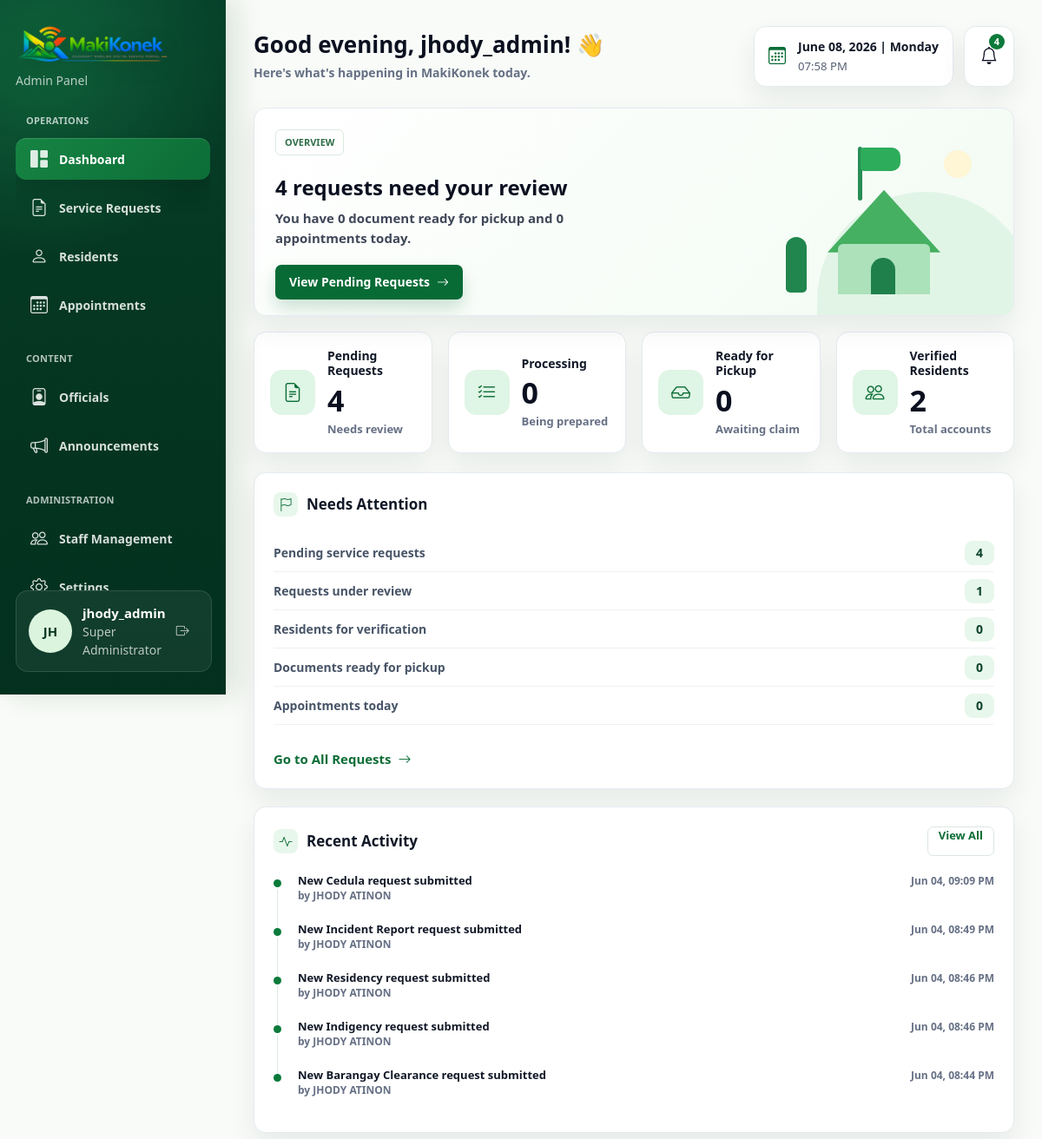
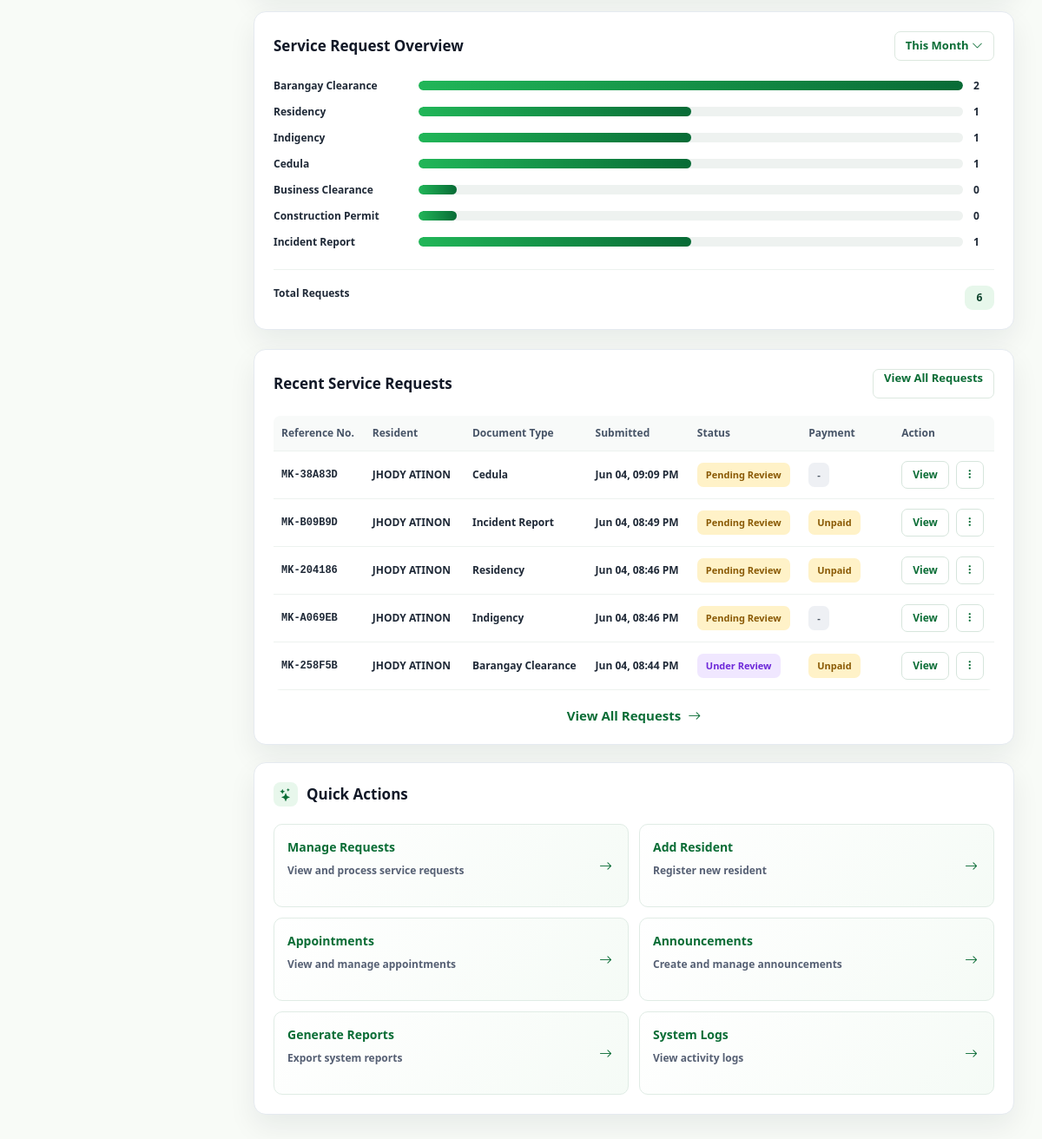
Page /Web_App/admin/dashboard.php (signed in) on the earlier database version (2 pictures, top to bottom).
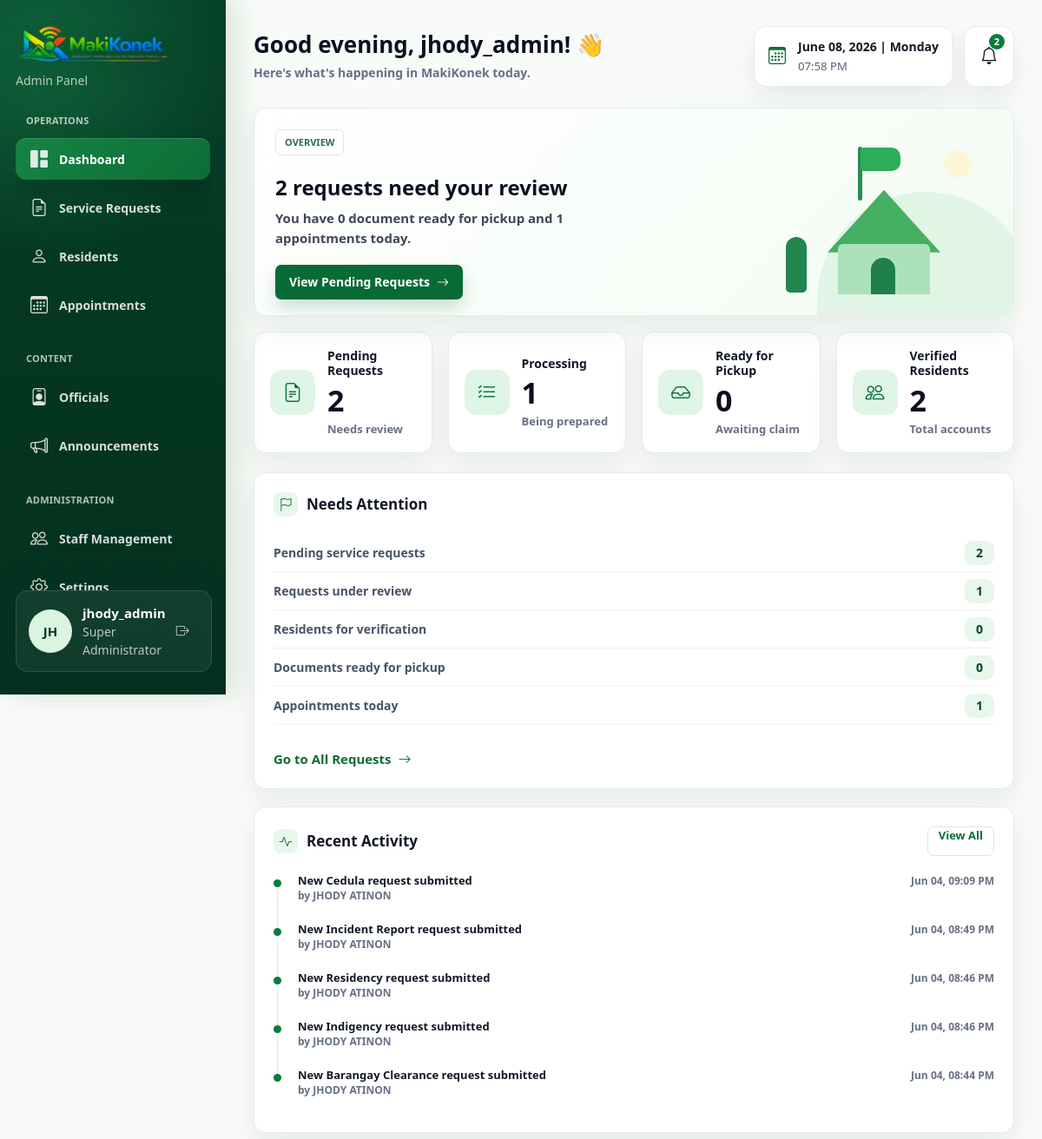
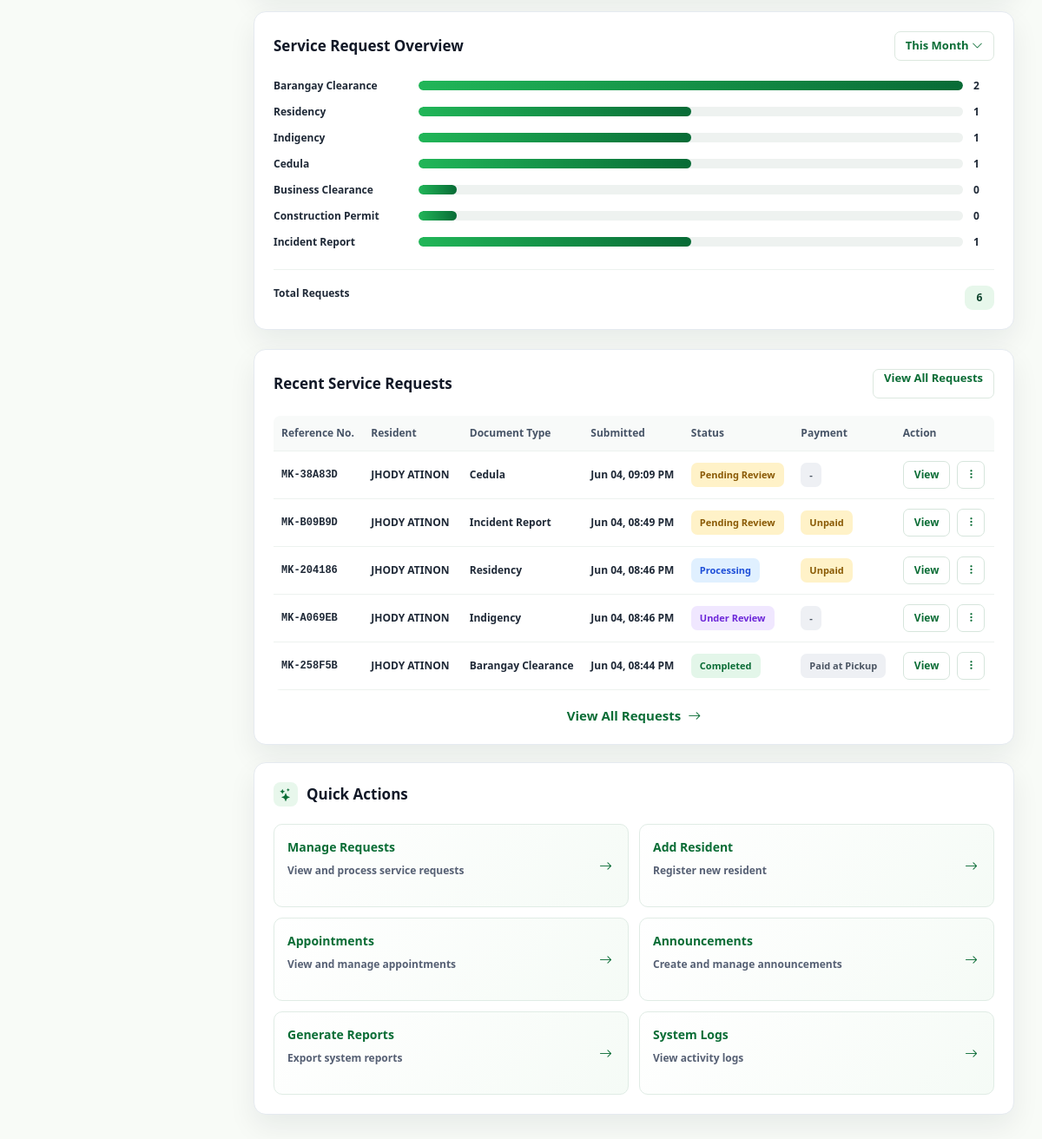
Same page on the later database version (2 pictures, top to bottom).
### tables this page shows
CREATE TABLE `service_requests` (
  `request_id` int(11) NOT NULL,
  `user_id` int(11) NOT NULL,
  `document_type_id` int(11) NOT NULL,
  `reference_no` varchar(20) NOT NULL,
  `purpose` text NOT NULL,
  `document_fee` decimal(10,2) NOT NULL DEFAULT 0.00,
  `payment_method` varchar(20) DEFAULT 'cash',
  `payment_receipt_path` varchar(255) DEFAULT NULL,
  `payment_status` varchar(30) DEFAULT 'Unpaid',
  `id_path` varchar(255) NOT NULL,
  `status` varchar(20) DEFAULT 'Pending',
  `process_status` varchar(30) DEFAULT 'Pending',
  `created_at` timestamp NOT NULL DEFAULT current_timestamp()
);

CREATE TABLE `user_profiles` (
  `profile_id` int(11) NOT NULL,
  `user_id` int(11) NOT NULL,
  `first_name` varchar(100) NOT NULL,
  `last_name` varchar(100) NOT NULL,
  `middle_name` varchar(100) DEFAULT NULL,
  `suffix` varchar(20) DEFAULT NULL,
  `avatar_path` varchar(255) DEFAULT NULL,
  `sex` varchar(20) DEFAULT NULL,
  `civil_status` varchar(50) DEFAULT NULL,
  `birth_date` date DEFAULT NULL,
  `birth_place` varchar(150) DEFAULT NULL,
  `religion` varchar(100) DEFAULT NULL,
  `nationality` varchar(100) DEFAULT NULL,
  `mobile_number` varchar(20) DEFAULT NULL,
  `house_no` varchar(50) DEFAULT NULL,
  `street` varchar(100) DEFAULT NULL,
  `purok_no` varchar(50) DEFAULT NULL,
  `subdivision` varchar(100) DEFAULT NULL,
  `years_residency` int(11) DEFAULT NULL,
  `employed_status` varchar(50) DEFAULT NULL,
  `date_registration` date DEFAULT NULL,
  `updated_at` timestamp NOT NULL DEFAULT current_timestamp() ON UPDATE current_timestamp()
);

CREATE TABLE `document_types` (
  `document_type_id` int(11) NOT NULL,
  `category` varchar(50) NOT NULL,
  `name` varchar(100) NOT NULL,
  `description` text DEFAULT NULL,
  `base_fee` decimal(10,2) DEFAULT 0.00
);

### Web_App/admin/dashboard.php (the view, shortened to what the changed rows need)
<?php
require_once __DIR__ . '/../includes/db_connect.php';
$admin_username = $_SESSION['admin_username'] ?? 'Admin';
$admin_display_name = $admin_username !== '' ? $admin_username : 'Admin';
$hour = (int)date('G');
$greeting = $hour < 12 ? 'Good morning' : ($hour < 18 ? 'Good afternoon' : 'Good evening');
function dashboardScalar(mysqli $conn, string $query): int
{
    $result = mysqli_query($conn, $query);
    $row = mysqli_fetch_assoc($result);
    return (int)($row['total'] ?? 0);
}
function normalizeDashboardStatus(string $status, string $process_status = ''): string
{
    $normalized = strtoupper(trim($status));
    foreach ([
        'PENDING' => 'Pending',
        'UNDER REVIEW' => 'Under Review',
        'PROCESSING' => 'Processing',
        'READY FOR PICKUP' => 'Ready for Pickup',
        'COMPLETED' => 'Completed',
        'REJECTED' => 'Rejected',
    ] as $key => $label) {
        if ($normalized === $key) {
            return $label;
        }
    }
    return $status !== '' ? $status : 'Pending';
}
function dashboardStatusLabel(string $status): string
{
    return $status === 'Pending' ? 'Pending Review' : $status;
}
function dashboardStatusClass(string $status): string
{
    $normalized = strtoupper($status);
    if ($normalized === 'UNDER REVIEW') return 'dash-badge-review';
    if ($normalized === 'PROCESSING') return 'dash-badge-processing';
    if ($normalized === 'COMPLETED') return 'dash-badge-completed';
    return 'dash-badge-pending';
}
function normalizeDashboardPayment(?string $status, ?string $method = '', float $fee = 0): string
{
    $normalized = strtoupper(trim((string)$status));
    if ($fee <= 0) {
        return '-';
    }
    if ($normalized === 'CASH ON PICKUP' || $normalized === 'PENDING PAYMENT' || $normalized === 'UNPAID') {
        return 'Unpaid';
    }
    if ($normalized === 'CASH RECEIVED' || $normalized === 'PAID UPON PICKUP' || $normalized === 'PAID AT PICKUP') {
        return 'Paid at Pickup';
    }
    return trim((string)$status) !== '' ? trim((string)$status) : 'Unpaid';
}
function dashboardPaymentClass(string $status): string
{
    $normalized = strtoupper($status);
    if ($normalized === '-') return 'dash-badge-empty';
    if ($normalized === 'PAID AT PICKUP') return 'dash-badge-paid-pickup';
    return 'dash-badge-payment-due';
}
function dashboardDocShortName(string $name): string
{
    $map = [
        'Certificate of Residency' => 'Residency',
        'Certificate of Indigency' => 'Indigency',
        'Building/Construction Permit' => 'Construction Permit',
        'Barangay Clearance' => 'Barangay Clearance',
        'Business Clearance' => 'Business Clearance',
        'Cedula' => 'Cedula',
        'Incident Report' => 'Incident Report',
    ];
    return $map[$name] ?? $name;
}
$pending_requests = dashboardScalar($conn, "SELECT COUNT(request_id) AS total FROM service_requests WHERE UPPER(status) = 'PENDING'");
$processing_count = dashboardScalar($conn, "SELECT COUNT(request_id) AS total FROM service_requests WHERE status = 'Processing' OR (UPPER(status) = 'APPROVED' AND process_status = 'PROCESSING')");
$ready_count = dashboardScalar($conn, "SELECT COUNT(request_id) AS total FROM service_requests WHERE status = 'Ready for Pickup' OR process_status = 'READY FOR PICKUP'");
$appointments_today = dashboardScalar($conn, "SELECT COUNT(reservation_id) AS total FROM facility_reservations WHERE reservation_date = CURRENT_DATE() AND UPPER(status) NOT IN ('CANCELLED', 'REJECTED')");
$notification_count = min(9, $pending_requests + $ready_count);
$recent_query = "
    SELECT sr.request_id, sr.reference_no, sr.created_at, sr.status, sr.process_status, sr.document_fee,
           sr.payment_method, sr.payment_status, dt.name AS document_type, p.first_name, p.last_name
    FROM service_requests sr
    JOIN document_types dt ON sr.document_type_id = dt.document_type_id
    JOIN user_profiles p ON sr.user_id = p.user_id
    ORDER BY sr.created_at DESC
    LIMIT 5
";
$recent_result = mysqli_query($conn, $recent_query);
$recent_requests = [];
if ($recent_result) {
    while ($row = mysqli_fetch_assoc($recent_result)) {
        $recent_requests[] = $row;
    }
}
?>
<!DOCTYPE html>
<html lang="en" data-bs-theme="light">
<head>
    <link href="https://cdn.jsdelivr.net/npm/bootstrap@5.3.0/dist/css/bootstrap.min.css" rel="stylesheet">
    <link rel="stylesheet" href="https://cdn.jsdelivr.net/npm/bootstrap-icons@1.10.5/font/bootstrap-icons.css">
    <link rel="stylesheet" href="../assets/css/admin.css?v=20260608l">
</head>
<body class="dashboard-body">
    <main class="main-content dashboard-main">
        <header class="dashboard-header">
            <div>
                <h1><?php echo htmlspecialchars($greeting); ?>, <?php echo htmlspecialchars($admin_display_name); ?>! <span aria-hidden="true">&#128075;</span></h1>
            </div>
            <div class="dashboard-header-tools">
                <button class="dashboard-notification" type="button" aria-label="Notifications">
                    <i class="bi bi-bell"></i>
                    <?php if ($notification_count > 0): ?>
                        <span><?php echo $notification_count; ?></span>
                    <?php endif; ?>
                </button>
            </div>
        </header>
        <section class="dashboard-top-grid" aria-label="Dashboard overview">
            <article class="bento-card overview-hero">
                <div class="overview-copy">
                    <span class="eyebrow">Overview</span>
                    <h2><?php echo $pending_requests; ?> requests need your review</h2>
                    <p>You have <?php echo $ready_count; ?> document ready for pickup and <?php echo $appointments_today; ?> appointments today.</p>
                    <a href="manage_requests.php" class="dashboard-primary-action">View Pending Requests <i class="bi bi-arrow-right"></i></a>
                </div>
            </article>
            <article class="bento-card kpi-card">
                <div>
                    <h3>Pending Requests</h3>
                    <strong><?php echo $pending_requests; ?></strong>
                    <p>Needs review</p>
                </div>
            </article>
            <article class="bento-card kpi-card">
                <div>
                    <h3>Processing</h3>
                    <strong><?php echo $processing_count; ?></strong>
                    <p>Being prepared</p>
                </div>
            </article>
        </section>
        <section class="dashboard-mid-grid" aria-label="Operational summary">
            <article class="bento-card attention-card">
                <div class="card-heading">
                    <h2><span><i class="bi bi-flag"></i></span> Needs Attention</h2>
                </div>
                <ul class="attention-list">
                    <li><span>Pending service requests</span><strong><?php echo $pending_requests; ?></strong></li>
                    <li><span>Appointments today</span><strong><?php echo $appointments_today; ?></strong></li>
                </ul>
            </article>
            <article class="bento-card activity-card">
                <div class="card-heading">
                    <h2><span><i class="bi bi-activity"></i></span> Recent Activity</h2>
                </div>
            </article>
            <article class="bento-card overview-card">
                <div class="card-heading">
                    <h2>Service Request Overview</h2>
                </div>
            </article>
        </section>
        <section class="dashboard-bottom-grid" aria-label="Recent requests and quick actions">
            <article class="bento-card recent-requests-card">
                <div class="card-heading">
                    <h2>Recent Service Requests</h2>
                </div>
                <div class="table-responsive dashboard-table-wrap">
                    <table class="dashboard-table">
                        <thead>
                            <tr>
                                <th>Reference No.</th>
                                <th>Resident</th>
                                <th>Document Type</th>
                                <th>Submitted</th>
                                <th>Status</th>
                                <th>Payment</th>
                                <th>Action</th>
                            </tr>
                        </thead>
                        <tbody>
                            <?php if (!empty($recent_requests)): ?>
                                <?php foreach ($recent_requests as $row):
                                    $status = normalizeDashboardStatus($row['status'], $row['process_status']);
                                    $payment = normalizeDashboardPayment($row['payment_status'] ?? '', $row['payment_method'] ?? '', (float)$row['document_fee']);
                                ?>
                                    <tr>
                                        <td class="font-monospace fw-bold"><?php echo htmlspecialchars($row['reference_no']); ?></td>
                                        <td><?php echo htmlspecialchars($row['first_name'] . ' ' . $row['last_name']); ?></td>
                                        <td><?php echo htmlspecialchars(dashboardDocShortName($row['document_type'])); ?></td>
                                        <td><?php echo date('M d, h:i A', strtotime($row['created_at'])); ?></td>
                                        <td><span class="dash-badge <?php echo dashboardStatusClass($status); ?>"><?php echo htmlspecialchars(dashboardStatusLabel($status)); ?></span></td>
                                        <td><span class="dash-badge <?php echo dashboardPaymentClass($payment); ?>"><?php echo htmlspecialchars($payment); ?></span></td>
                                        <td>
                                            <div class="dashboard-row-actions">
                                                <a href="manage_requests.php" class="table-view-btn">View</a>
                                                <button type="button" aria-label="More actions"><i class="bi bi-three-dots-vertical"></i></button>
                                            </div>
                                        </td>
                                    </tr>
                                <?php endforeach; ?>
                            <?php else: ?>
                                <tr>
                                    <td colspan="7" class="text-center text-muted py-4">No service requests yet.</td>
                                </tr>
                            <?php endif; ?>
                        </tbody>
                    </table>
                </div>
            </article>
            <aside class="bento-card quick-actions-card">
                <div class="card-heading">
                    <h2><span><i class="bi bi-stars"></i></span> Quick Actions</h2>
                </div>
            </aside>
        </section>
    </main>
</body>
</html>

Differences in the rows shown:
changed service_requests "MK-204186": status "Pending Review" → "Processing"
changed service_requests "MK-A069EB": status "Pending Review" → "Under Review"
changed service_requests "MK-258F5B": status "Under Review" → "Completed"; payment_status "Unpaid" → "Paid at Pickup"
Other differences:
$notification_count: "4" → "2"
$pending_requests: "4" → "2"
$appointments_today: "0" → "1"
$processing_count: "0" → "1"
